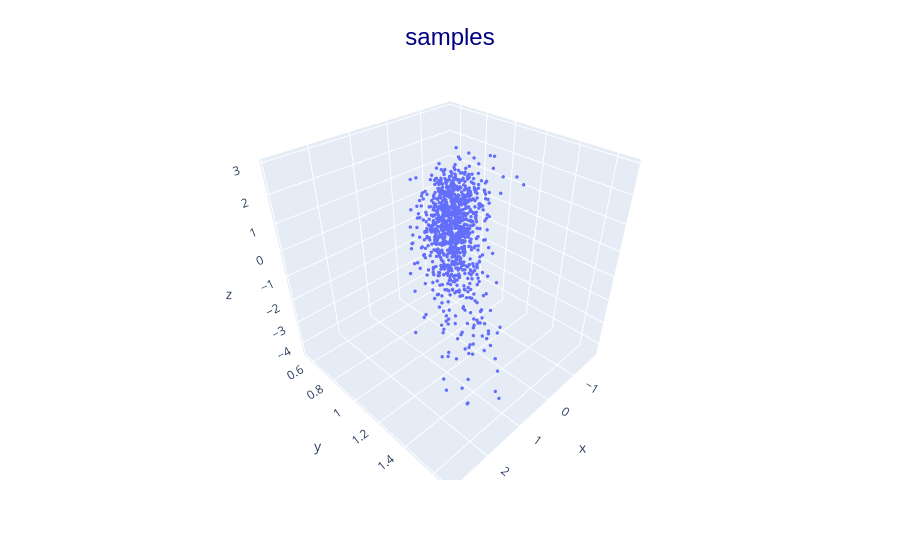

The cell this chart's notebook holds for it:
### Code cell
predictions = numpyro.handlers.substitute(samples, data={"m": predictions_g["m"][0]})(model, None)
if z_dim == 2:
    zs = predictions["z"][0]
    plt.scatter(x=zs[:,0], y=zs[:,1])

### Figure 1 — Plotly figure (JSON) as saved in the notebook; plotly's stock layout.template omitted (floating-point values rounded to 4 significant figures; data arrays with more than 128 entries replaced by an {"elided": "..."} marker saying what was removed)
{"data": [{"hovertemplate": "x=%{x}<br>y=%{y}<br>z=%{z}<extra></extra>", "legendgroup": "", "marker": {"color": "#636efa", "size": 2, "symbol": "circle"}, "mode": "markers", "name": "", "scene": "scene", "showlegend": false, "type": "scatter3d", "x": {"elided": "1000 float values"}, "y": {"elided": "1000 float values"}, "z": {"elided": "1000 float values"}}], "layout": {"legend": {"tracegroupgap": 0}, "margin": {"t": 60}, "scene": {"domain": {"x": [0, 1], "y": [0, 1]}, "xaxis": {"title": {"text": "x"}}, "yaxis": {"title": {"text": "y"}}, "zaxis": {"title": {"text": "z"}}}, "title": {"font": {"color": "navy", "family": "Arial", "size": 24}, "text": "samples", "x": 0.5, "y": 0.95}}}
